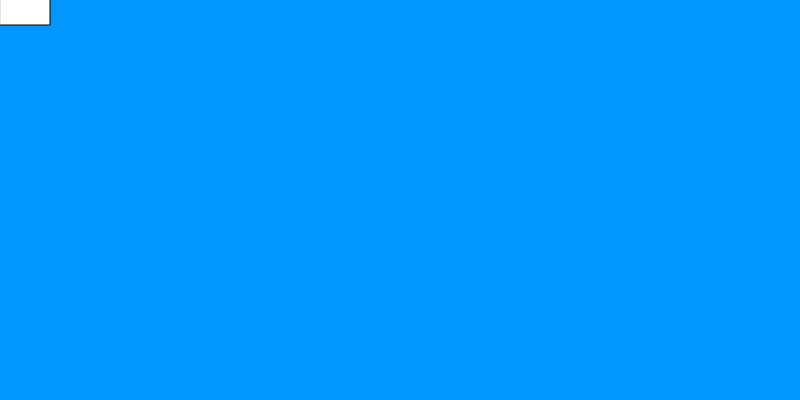
Frame 1 (no input)
Frame 60 (no input): identical to frame 1, image omitted
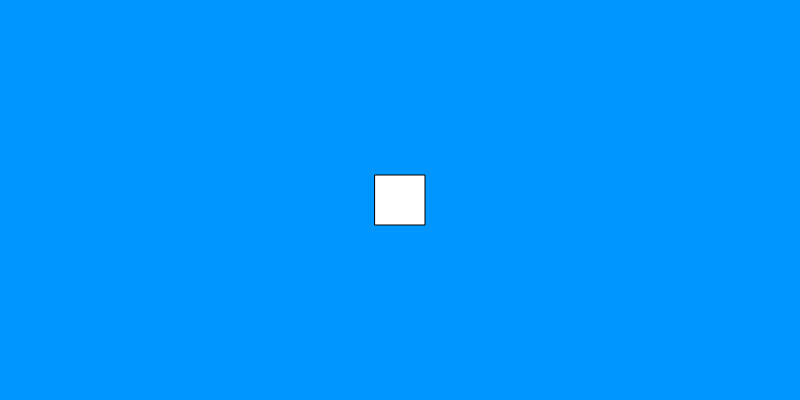
Frame 120 (the mouse pressed at the canvas centre since frame 60)

The p5.js sketch that drew these frames (run headless with seeded random() and noise() and a simulated clock; from frame 60 on, the mouse is pressed at the canvas centre):

// p5.js sketch
// ── sketch.js
const maxX=800
const maxY=400
const squareSize=50


function setup() {
    createCanvas(maxX,maxY)
}

function draw() {
    let squareX=mouseX
    let squareY=mouseY
    background(0,150,255)
    if (mouseX>maxX-squareSize/2) 
        squareX=maxX-squareSize/2
    if (mouseX<squareSize/2) 
        squareX=squareSize/2
    rectMode(CENTER)
    square(squareX,squareY,squareSize)

}
